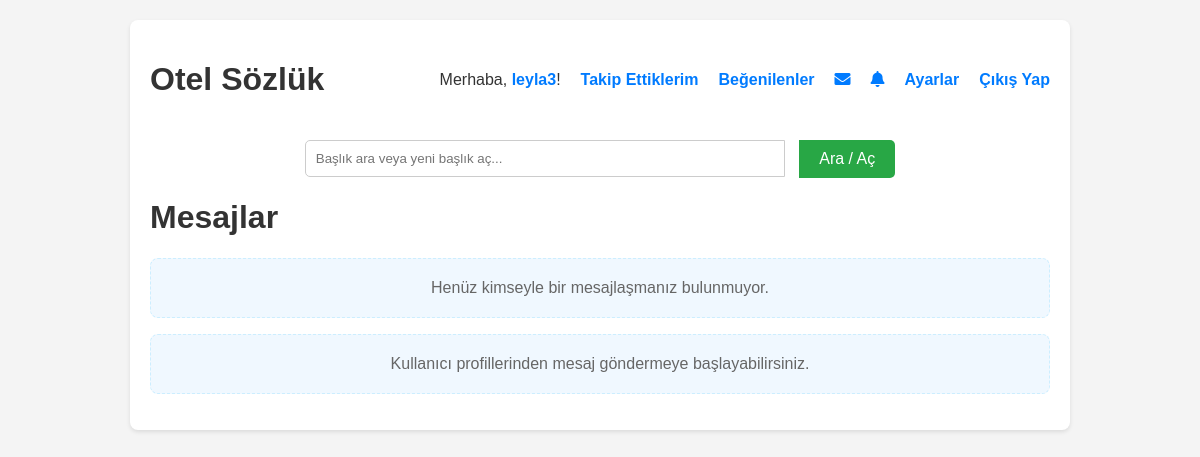
Page /mesajlar (signed in) on the earlier database version.
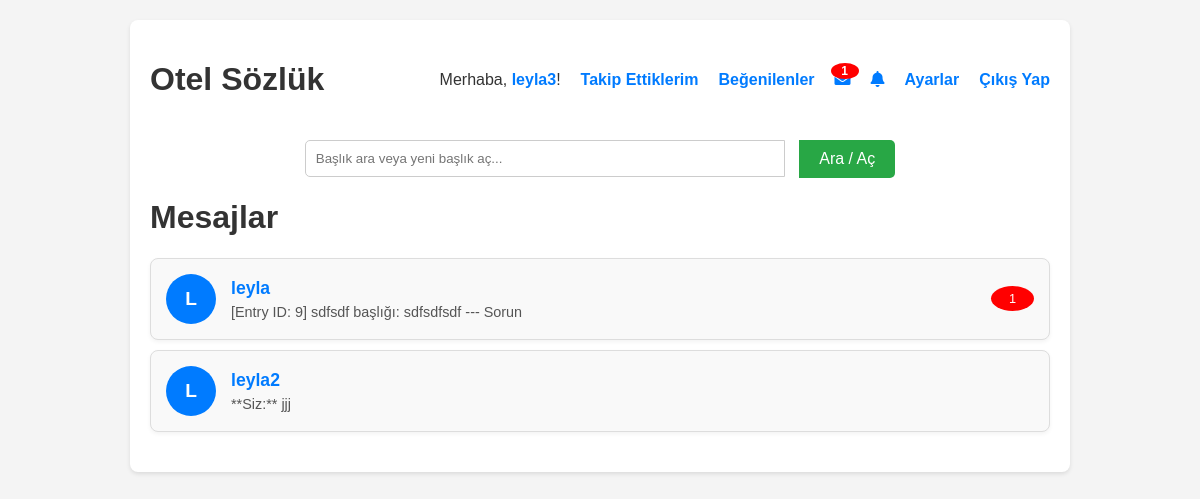
Same page on the later database version.
### tables this page shows
CREATE TABLE users (
            id INTEGER PRIMARY KEY AUTOINCREMENT,
            username TEXT NOT NULL UNIQUE,
            email TEXT NOT NULL UNIQUE,
            password_hash TEXT NOT NULL,
            bio TEXT DEFAULT '',
            kayit_tarihi TIMESTAMP DEFAULT CURRENT_TIMESTAMP,
            email_verified INTEGER DEFAULT 0,
            verification_code TEXT,
            is_admin INTEGER DEFAULT 0,
            is_moderator INTEGER DEFAULT 0,
            is_banned INTEGER DEFAULT 0
        );

CREATE TABLE messages (
            id INTEGER PRIMARY KEY AUTOINCREMENT,
            sender_id INTEGER NOT NULL,
            receiver_id INTEGER NOT NULL,
            message_text TEXT NOT NULL,
            timestamp DATETIME DEFAULT CURRENT_TIMESTAMP,
            is_read INTEGER DEFAULT 0, -- 0: okunmadı, 1: okundu
            FOREIGN KEY (sender_id) REFERENCES users(id),
            FOREIGN KEY (receiver_id) REFERENCES users(id)
        );

### yemeksozluk.py (the view)
@app.route('/mesajlar')
def mesajlar():
    if not is_logged_in():
        flash('Mesajları görmek için giriş yapmalısınız.', 'warning')
        return redirect(url_for('login'))
    user_id = session['user_id']
    with get_db_connection() as conn:
        conversations = conn.execute(f'''
            SELECT
                CASE
                    WHEN m.sender_id = ? THEN m.receiver_id
                    ELSE m.sender_id
                END AS other_user_id,
                MAX(m.timestamp) AS last_message_timestamp
            FROM messages m
            WHERE m.sender_id = ? OR m.receiver_id = ?
            GROUP BY other_user_id
            ORDER BY last_message_timestamp DESC
        ''', (user_id, user_id, user_id)).fetchall()
        conversation_list = []
        for conv in conversations:
            other_user_id = conv['other_user_id']
            other_user = conn.execute('SELECT id, username FROM users WHERE id = ?', (other_user_id,)).fetchone()
            if other_user:
                unread_count = conn.execute('''
                    SELECT COUNT(*) FROM messages
                    WHERE sender_id = ? AND receiver_id = ? AND is_read = 0
                ''', (other_user_id, user_id)).fetchone()[0]
                last_message = conn.execute('''
                    SELECT message_text, sender_id FROM messages
                    WHERE (sender_id = ? AND receiver_id = ?) OR (sender_id = ? AND receiver_id = ?)
                    ORDER BY timestamp DESC
                    LIMIT 1
                ''', (user_id, other_user_id, other_user_id, user_id)).fetchone()
                conversation_list.append({
                    'other_user_id': other_user['id'],
                    'other_username': other_user['username'],
                    'unread_count': unread_count,
                    'last_message': last_message['message_text'] if last_message else 'Henüz mesaj yok.',
                    'last_message_sender': 'Siz' if last_message and last_message['sender_id'] == user_id else other_user['username'] if last_message else ''
                })
    return render_template('mesajlar.html', conversations=conversation_list, is_logged_in=is_logged_in())

### yemeksozluk.py (called while the page is built)
@contextmanager
def get_db_connection():
    conn = sqlite3.connect(DATABASE, timeout=20.0)
    conn.row_factory = sqlite3.Row
    conn.execute('PRAGMA foreign_keys = ON')
    try:
        yield conn
    finally:
        conn.close()

def is_logged_in():
    return 'logged_in' in session and session['logged_in']

@app.before_request
def before_request():
    g.unread_notifications_count = 0
    g.unread_messages_count = 0
    if is_logged_in():
        with get_db_connection() as conn:
            user_id = session['user_id']
            notifications_count = conn.execute('SELECT COUNT(*) FROM notifications WHERE user_id = ? AND is_read = 0', (user_id,)).fetchone()[0]
            g.unread_notifications_count = notifications_count
            messages_count = conn.execute('SELECT COUNT(*) FROM messages WHERE receiver_id = ? AND is_read = 0', (user_id,)).fetchone()[0]
            g.unread_messages_count = messages_count

### templates/mesajlar.html (shortened to what this page needs)
{% extends 'base.html' %}
{% block content %}
    <h1>Mesajlar</h1>
    {% if conversations %}
        <ul class="message-list">
            {% for conv in conversations %}
                <li class="message-item">
                    <a href="{{ url_for('sohbet', other_user_id=conv.other_user_id) }}">
                        <div class="avatar">{{ conv.other_username[0]|upper }}</div>
                        <div class="content">
                            <h3>{{ conv.other_username }}</h3>
                            <p>
                                {% if conv.last_message_sender == 'Siz' %}
                                    **Siz:** {{ conv.last_message }}
                                {% else %}
                                    {{ conv.last_message }}
                                {% endif %}
                            </p>
                        </div>
                        {% if conv.unread_count > 0 %}
                            <span class="unread-badge">{{ conv.unread_count }}</span>
                        {% endif %}
                    </a>
                </li>
            {% endfor %}
        </ul>
    {% else %}
        <p class="no-conversations">Henüz kimseyle bir mesajlaşmanız bulunmuyor.</p>
        <p class="no-conversations">Kullanıcı profillerinden mesaj göndermeye başlayabilirsiniz.</p>
    {% endif %}
{% endblock %}

Differences in the rows shown:
now on this page (row edited): users: username "L", other_username "leyla"
added messages: last_message "[Entry ID: 9] sdfsdf başlığı: sdfsdfsdf --- Sorun"
now on this page (row unchanged): users: username "L", other_username "leyla2"
added messages: last_message "jjj"
Other differences:
{{ g.unread_messages_count }}: (not shown) → "1"
new list line: "1"
new list line: "**Siz:**"
text no longer shown: "Henüz kimseyle bir mesajlaşmanız bulunmuyor. Kullanıcı profillerinden mesaj göndermeye başlayabilirsiniz."
